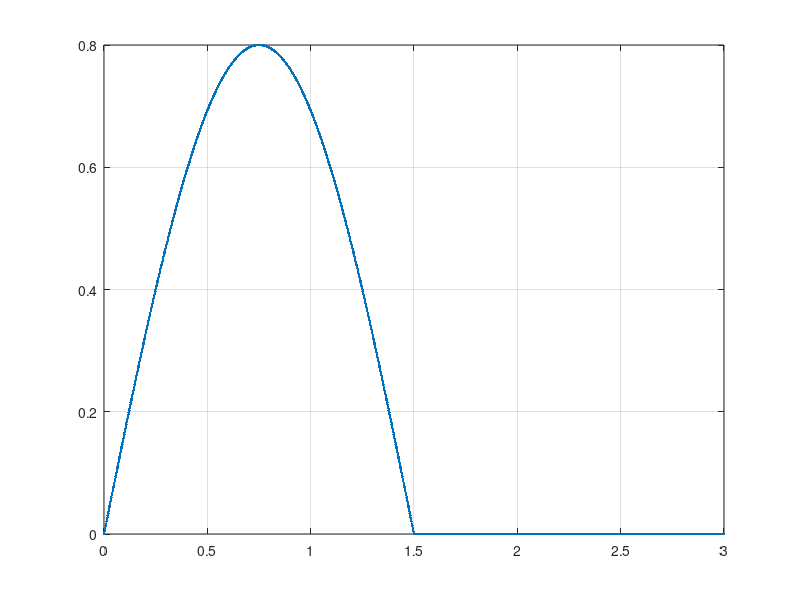

Recreate this plot in MATLAB.
t=0:0.002:3;
f=1/3;
s=0.8*sin(2*pi*f*t);
n=length(s);
for i=1:1:n
    if s(i)<0
        s(i)=0;
    end
end
plot(t,s,'.-'),grid